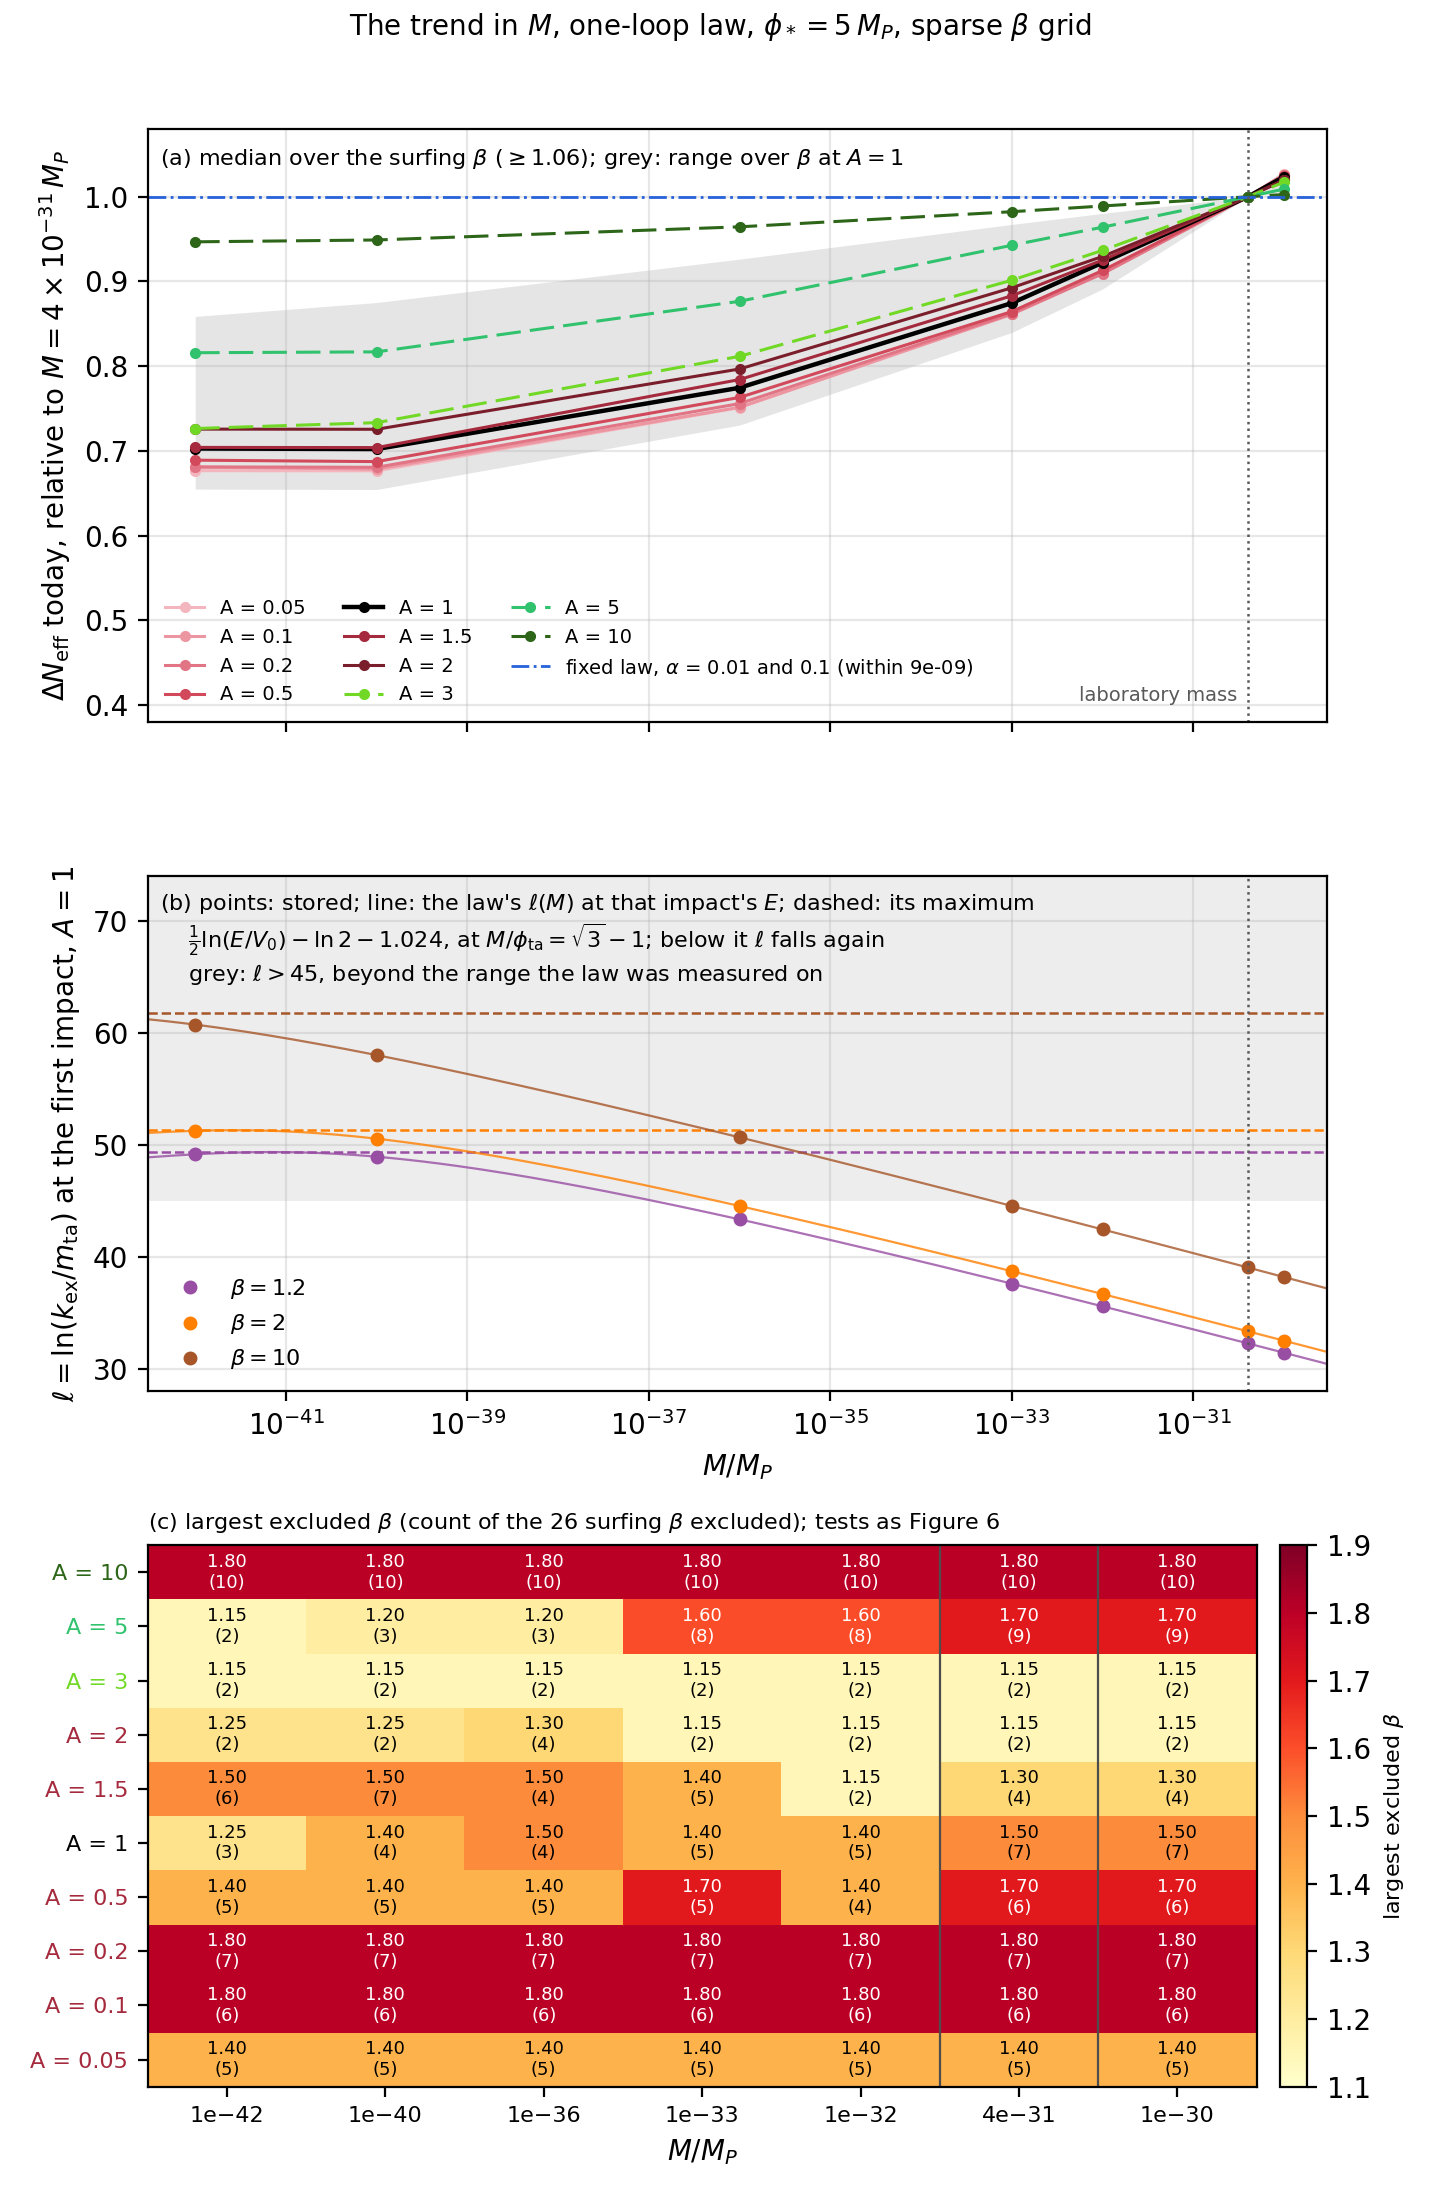

Write the Python code that produced this figure.
"""
The trend in M across the laboratory region, 2026.11.0 science run: how the one-loop drain law's
Delta N_eff, its turnaround logarithm ell and the BBN exclusions move with the potential's M from
1e-30 to 1e-42 M_P, on the sparse beta grid of blocks A (4e-31, whose dense grid holds the sparse one)
and B.

    ./venv/bin/python science-runs/2026-11-13-science-2026.11.0/m-trend/m_trend.py

Reads ../fig6/inputs/histories.csv (the run's plot_by_beta.py export of the main store, committed with
Figure 6), inputs/bounces/beta=<beta>/M=<M>eV_n=1/bounces.csv beside this file (unchanged copies of the
run's plot_ScalarHistory.py --no-plots export, A = 1, beta = 1.2, 2 and 10, at every M) and
../registry/stores/science-2026.11.0.manifest.json. Writes m_trend.pdf, .png and .provenance.json beside
this file. Needs no Ray and no store.

Three panels against M (drafted at the user's request of 2026-11-09):
(a) Delta N_eff today relative to its value at 4e-31 M_P, the median over the surfing beta (>= 1.06) for
    each A, with the range over beta shaded for A = 1; the fixed law is at 1 to 2e-8 at every M.
(b) ell = ln(k_ex/m_ta) at the first impact, A = 1, beta = 1.2, 2 and 10 (points), the law's ell(M) at
    that impact's E solved on V = V0 exp(M/phi) (thin line), and its maximum (dashed),
    (1/2) ln(E/V0) - ln 2 - 1.024, where the turnaround sits at M/phi = sqrt(3) - 1; above
    ell = 45 the law is used beyond the range one-loop-drain 02d measured it on.
(c) The largest beta excluded at each (A, M), by the tests of Figure 6: |dY_p| and |d(D/H)| within twice
    the measurement's relative 1-sigma about PRyMordial + LambdaCDM, and Delta N_eff today < 0.30.
Colours follow Figure 6: A = 1 black, A = 3, 5 and 10 green, the band's other A in shades of its red.

Copied on 2026-11-14 from the 2026.10.0 figure (../../2026-11-08-science-2026.10.0/m-trend/m_trend.py)
for the 2026.11.0 run, with its rulings and no new choice. Changed: the run's name and the sidecar;
inputs/bounces/ holds the same 21 histories' files from this run's export.
"""

import hashlib
import json
import subprocess
from pathlib import Path

import matplotlib

matplotlib.use("Agg")
import matplotlib.pyplot as plt
import numpy as np
import pandas as pd
from scipy.optimize import brentq

HERE = Path(__file__).resolve().parent
INPUT = HERE.parent / "fig6" / "inputs" / "histories.csv"
BOUNCES = HERE / "inputs" / "bounces"
SIDECAR = HERE.parent / "registry" / "stores" / "science-2026.11.0.manifest.json"

M_REF = 4e-31
M_EV = {  # M / M_P -> the directory label, M in eV, of the exports
    1e-30: "0.0024353",
    4e-31: "0.00097413",
    1e-32: "2.4353e-05",
    1e-33: "2.4353e-06",
    1e-36: "2.4353e-09",
    1e-40: "2.4353e-13",
    1e-42: "2.4353e-15",
}
BETA_SURF = 1.06  # the wall is reached before BBN from here (Figure 6)
BETA_ELL = {
    1.2: "#984ea3",
    2.0: "#ff7f00",
    10.0: "#a65628",
}  # panel (b): not the A greens or the blues
ELL_MEASURED = 45.0  # 02d's largest one-loop ell (verification section 2d.5): 44.98

YP_OBS, YP_SIG = 0.245, 0.003  # PDG 2024
DH_OBS, DH_SIG = 2.527, 0.030  # Cooke et al. 2018, in 1e-5
DNEFF_MAX = 0.30  # Planck 2018 VI, section 7.5.2, one-tailed, TT,TE,EE+lowE+lensing+BAO
TY, TD = 100 * 2 * YP_SIG / YP_OBS, 100 * 2 * DH_SIG / DH_OBS

GREENS = {3.0: "#71d926", 5.0: "#30c26d", 10.0: "#2d6619"}  # as Figure 6
BAND_REDS = {  # the band's other A, light to dark
    0.05: "#f4b6be",
    0.1: "#ec96a2",
    0.2: "#e27585",
    0.5: "#d1495b",
    1.5: "#a52a3d",
    2.0: "#7a1e2c",
}


def colour(A: float) -> str:
    if np.isclose(A, 1.0):
        return "black"
    return GREENS.get(A) or BAND_REDS[A]


def sha256(path: Path) -> str:
    return hashlib.sha256(path.read_bytes()).hexdigest()


def git(*args) -> str:
    return subprocess.run(
        ["git", *args], cwd=HERE, capture_output=True, text=True, check=True
    ).stdout.strip()


def is_M(x, M):
    return np.isclose(x, M, rtol=1e-9, atol=0.0)


def load() -> pd.DataFrame:
    H = pd.read_csv(INPUT)
    H = H[~H.failure_reasons.fillna("").str.startswith("no ScalarHistory")]
    H = H[H.M_Mp <= 1.1e-30].copy()
    sparse = set(H[is_M(H.M_Mp, 1e-33)].beta)
    H = H[H.beta.isin(sparse)]
    H["Mk"] = [min(M_EV, key=lambda m: abs(np.log(m / x))) for x in H.M_Mp]
    H = H[H.failure_reasons.isna() & H.Yp_BBN.notna() & (H.beta >= BETA_SURF)].copy()
    H["excluded"] = (
        ((100 * H.delta_Yp).abs() > TY)
        | ((100 * H.delta_D_over_H).abs() > TD)
        | (H.Delta_N_eff_today > DNEFF_MAX)
    )
    return H


# the maximum of ell over M: -x/2 + ln(x/(x+2))/2 at x = sqrt(3) - 1
ELL_MAX_OFFSET = (
    -(np.sqrt(3.0) - 1.0) / 2.0 + 0.5 * np.log(2.0 - np.sqrt(3.0)) - np.log(2.0)
)


def ell_law(log_E: float, ln_V0: float, M: float) -> float:
    """
    ell of AbstractModel.one_loop_turnaround on V = V0 exp(M/phi), solved here in closed form for the
    turnaround: with x = M/phi, V'' = V0 e^x x^3 (x + 2)/M^2 and lambda = x^2/M; m_ta^4 = 32 pi^2 E/ell,
    V''(phi_ta) = m_ta^2 and ell = ln(lambda E^{1/2}/2 m_ta), iterated to a fixed point. It reproduces the
    stored ell of every first impact this figure draws (checked 2026-11-09).
    """
    ell = 32.0
    for _ in range(200):
        log_m = 0.25 * (np.log(32.0 * np.pi**2) + log_E - np.log(ell))
        x = brentq(
            lambda x: ln_V0
            + x
            + 3 * np.log(x)
            + np.log(x + 2)
            - 2 * np.log(M)
            - 2 * log_m,
            1e-300,
            1e4,
        )
        new = 2 * np.log(x) - np.log(M) + 0.5 * log_E - np.log(2.0) - log_m
        if abs(new - ell) <= 1e-12 * new:
            return new
        ell = new
    raise RuntimeError("ell_law did not converge")


def first_impact(beta: float, M: float) -> pd.Series:
    b = pd.read_csv(BOUNCES / f"beta={beta:g}" / f"M={M_EV[M]}eV_n=1" / "bounces.csv")
    return b[b.delta_K_Mp4 > 0].iloc[0]


def main():
    H = load()
    Ms = sorted(M_EV)
    L = H[H.drain_model != "fixed"]
    F = H[H.drain_model == "fixed"]
    As = sorted(L.alpha.unique())

    fig, (ax_a, ax_b, ax_c) = plt.subplots(
        3, 1, figsize=(7.2, 11.0), gridspec_kw={"height_ratios": [1.15, 1.0, 1.05]}
    )

    # (a) Delta N_eff today relative to 4e-31
    ref = L[is_M(L.Mk, M_REF)].set_index(["alpha", "beta"]).Delta_N_eff_today
    ratios = {}
    for A in As:
        med, lo, hi = [], [], []
        for M in Ms:
            s = L[is_M(L.Mk, M) & (L.alpha == A)].set_index(["alpha", "beta"])
            r = (s.Delta_N_eff_today / ref).dropna()
            med.append(r.median())
            lo.append(r.min())
            hi.append(r.max())
        ratios[A] = (med, lo, hi)
        lw = 1.6 if np.isclose(A, 1.0) else 1.1
        ls = (0, (8, 3)) if A in GREENS else "-"
        ax_a.plot(
            Ms, med, color=colour(A), lw=lw, ls=ls, marker="o", ms=3, label=f"A = {A:g}"
        )
        if np.isclose(A, 1.0):
            ax_a.fill_between(Ms, lo, hi, color="0.6", alpha=0.25, lw=0)
    fref = F[is_M(F.Mk, M_REF)].set_index(["alpha", "beta"]).Delta_N_eff_today
    fixed_dev = max(
        float(
            np.nanmax(
                np.abs(
                    F[is_M(F.Mk, M)].set_index(["alpha", "beta"]).Delta_N_eff_today
                    / fref
                    - 1
                )
            )
        )
        for M in Ms
    )
    ax_a.axhline(
        1.0,
        color="#2662d9",
        ls="-.",
        lw=1.0,
        label=rf"fixed law, $\alpha$ = 0.01 and 0.1 (within {fixed_dev:.0e})",
    )
    ax_a.set_ylabel(
        r"$\Delta N_{\rm eff}$ today, relative to $M = 4\times10^{-31}\,M_P$"
    )
    ax_a.set_ylim(0.38, 1.08)
    ax_a.legend(fontsize=7, ncol=3, loc="lower left", frameon=False)
    ax_a.text(
        0.01,
        0.97,
        r"(a) median over the surfing $\beta$ ($\geq 1.06$); grey: range over $\beta$ at $A = 1$",
        transform=ax_a.transAxes,
        va="top",
        fontsize=8,
    )

    # (b) ell at the first impact, the law's ell(M) at that E, and its maximum
    ax_b.axhspan(ELL_MEASURED, 80, color="0.93", lw=0, zorder=0)
    ell_table = {}
    for beta, c in BETA_ELL.items():
        rows = [first_impact(beta, M) for M in Ms]
        ells = [r.ell for r in rows]
        lnV0 = float(
            H[
                np.isclose(H.beta, beta)
                & is_M(H.Mk, M_REF)
                & (H.drain_model != "fixed")
                & np.isclose(H.alpha, 1.0)
            ].normalization.iloc[0]
        )
        log_E = float(np.median([r.log_E_Mp4 for r in rows]))
        ell_max = 0.5 * (log_E - lnV0) + ELL_MAX_OFFSET
        M_curve = np.logspace(-42.5, -29.5, 140)
        ell_curve = [ell_law(log_E, lnV0, M) for M in M_curve]
        ell_check = [ell_law(r.log_E_Mp4, lnV0, M) for r, M in zip(rows, Ms)]
        ell_table[f"{beta:g}"] = {
            "ell": dict(zip([f"{M:.0e}" for M in Ms], ells)),
            "ell_law_max_abs_difference": float(
                np.max(np.abs(np.array(ell_check) - np.array(ells)))
            ),
            "ell_max": ell_max,
            "ln_E_over_V0": log_E - lnV0,
            "ell_law_below_sample": {
                f"{M:.0e}": ell_law(log_E, lnV0, M)
                for M in (1e-44, 1e-46, 1e-50, 1e-60)
            },
        }
        ax_b.plot(M_curve, ell_curve, color=c, lw=0.8, alpha=0.8)
        ax_b.plot(
            Ms, ells, color=c, marker="o", ms=4, lw=0, label=rf"$\beta = {beta:g}$"
        )
        ax_b.axhline(ell_max, color=c, ls="--", lw=0.9)
    ax_b.set_ylabel(r"$\ell = \ln(k_{\rm ex}/m_{\rm ta})$ at the first impact, $A = 1$")
    ax_b.set_ylim(28, 74)
    ax_b.legend(fontsize=8, loc="lower left", frameon=False)
    ax_b.text(
        0.01,
        0.97,
        r"(b) points: stored; line: the law's $\ell(M)$ at that impact's $E$; dashed: its maximum"
        + "\n"
        + r"    $\frac{1}{2}\ln(E/V_0) - \ln 2 - 1.024$, at $M/\phi_{\rm ta} = \sqrt{3} - 1$; below it $\ell$ falls again"
        + "\n"
        + rf"    grey: $\ell > {ELL_MEASURED:g}$, beyond the range the law was measured on",
        transform=ax_b.transAxes,
        va="top",
        fontsize=8,
    )

    # (c) the largest excluded beta at each (A, M)
    grid = np.full((len(As), len(Ms)), np.nan)
    counts = np.zeros((len(As), len(Ms)), dtype=int)
    n_beta = L.beta.nunique()
    for i, A in enumerate(As):
        for j, M in enumerate(Ms):
            s = L[is_M(L.Mk, M) & (L.alpha == A)]
            e = s[s.excluded]
            counts[i, j] = len(e)
            if len(e):
                grid[i, j] = e.beta.max()
    im = ax_c.imshow(
        grid, aspect="auto", cmap="YlOrRd", vmin=1.1, vmax=1.9, origin="lower"
    )
    for i in range(len(As)):
        for j in range(len(Ms)):
            txt = "—" if np.isnan(grid[i, j]) else f"{grid[i, j]:.2f}\n({counts[i, j]})"
            ax_c.text(
                j,
                i,
                txt,
                ha="center",
                va="center",
                fontsize=6.5,
                color="black" if np.isnan(grid[i, j]) or grid[i, j] < 1.6 else "white",
            )
    ax_c.set_xticks(range(len(Ms)))
    ax_c.set_xticklabels([f"{M:.0e}".replace("e-", "e−") for M in Ms], fontsize=8)
    ax_c.set_yticks(range(len(As)))
    ax_c.set_yticklabels([f"A = {A:g}" for A in As], fontsize=8)
    for lab, A in zip(ax_c.get_yticklabels(), As):
        lab.set_color(colour(A) if A in GREENS or np.isclose(A, 1.0) else "#a52a3d")
    ax_c.set_xlabel(r"$M / M_P$")
    cb = fig.colorbar(im, ax=ax_c, pad=0.02, fraction=0.04)
    cb.set_label(r"largest excluded $\beta$", fontsize=8)
    ax_c.set_title(
        rf"(c) largest excluded $\beta$ (count of the {n_beta} surfing $\beta$ excluded); "
        + "tests as Figure 6",
        fontsize=8,
        loc="left",
    )
    ax_c.axvline(Ms.index(M_REF) - 0.5, color="0.3", lw=0.8)
    ax_c.axvline(Ms.index(M_REF) + 0.5, color="0.3", lw=0.8)

    for ax in (ax_a, ax_b):
        ax.set_xscale("log")
        ax.set_xlim(3e-43, 3e-30)
        ax.axvline(M_REF, color="0.35", ls=":", lw=0.9)
        ax.grid(True, which="major", alpha=0.3)
    ax_a.tick_params(labelbottom=False)
    ax_b.set_xlabel(r"$M / M_P$")
    ax_a.text(
        M_REF / 1.3,
        0.40,
        "laboratory mass",
        fontsize=7,
        color="0.35",
        va="bottom",
        ha="right",
    )
    fig.suptitle(
        r"The trend in $M$, one-loop law, $\phi_* = 5\,M_P$, sparse $\beta$ grid",
        fontsize=10,
        y=0.995,
    )
    fig.tight_layout(rect=(0, 0, 1, 0.985), h_pad=0.6)

    head = git("rev-parse", "HEAD")
    dirty = bool(git("status", "--porcelain", "--untracked-files=no"))
    sidecar = json.loads(SIDECAR.read_text())
    meta = {
        "Title": "The trend in M, 2026.11.0 science run",
        "Subject": f"histories.csv sha256 {sha256(INPUT)}; store digest {sidecar['fingerprint']['digest']}; "
        f"git {head}{' (dirty)' if dirty else ''}",
    }
    fig.savefig(HERE / "m_trend.pdf", metadata=meta)
    fig.savefig(HERE / "m_trend.png", dpi=200)

    bounce_files = sorted(BOUNCES.rglob("bounces.csv"))
    provenance = {
        "script": "m_trend.py",
        "script_sha256": sha256(Path(__file__)),
        "git_head": head,
        "git_dirty": dirty,
        "inputs": {
            "histories": {
                "path": "../fig6/inputs/histories.csv",
                "sha256": sha256(INPUT),
            },
            "bounces": {str(p.relative_to(HERE)): sha256(p) for p in bounce_files},
        },
        "store": {
            "name": sidecar["name"],
            "store_id": sidecar.get("store_id"),
            "digest": sidecar["fingerprint"]["digest"],
        },
        "M_Mp": Ms,
        "betas_surfing": sorted(L.beta.unique()),
        "A_values": As,
        "dNeff_today_ratio_median_by_A": {
            f"{A:g}": dict(zip([f"{M:.0e}" for M in Ms], ratios[A][0])) for A in As
        },
        "fixed_law_max_relative_deviation": fixed_dev,
        "ell_first_impact_A1": ell_table,
        "largest_excluded_beta": {
            f"{A:g}": {
                f"{M:.0e}": (None if np.isnan(grid[i, j]) else float(grid[i, j]))
                for j, M in enumerate(Ms)
            }
            for i, A in enumerate(As)
        },
        "excluded_count": {
            f"{A:g}": {f"{M:.0e}": int(counts[i, j]) for j, M in enumerate(Ms)}
            for i, A in enumerate(As)
        },
    }
    (HERE / "m_trend.provenance.json").write_text(
        json.dumps(provenance, indent=2) + "\n"
    )
    print(
        json.dumps(
            {
                k: provenance[k]
                for k in ("git_head", "git_dirty", "ell_first_impact_A1")
            },
            indent=2,
        )
    )


if __name__ == "__main__":
    main()
